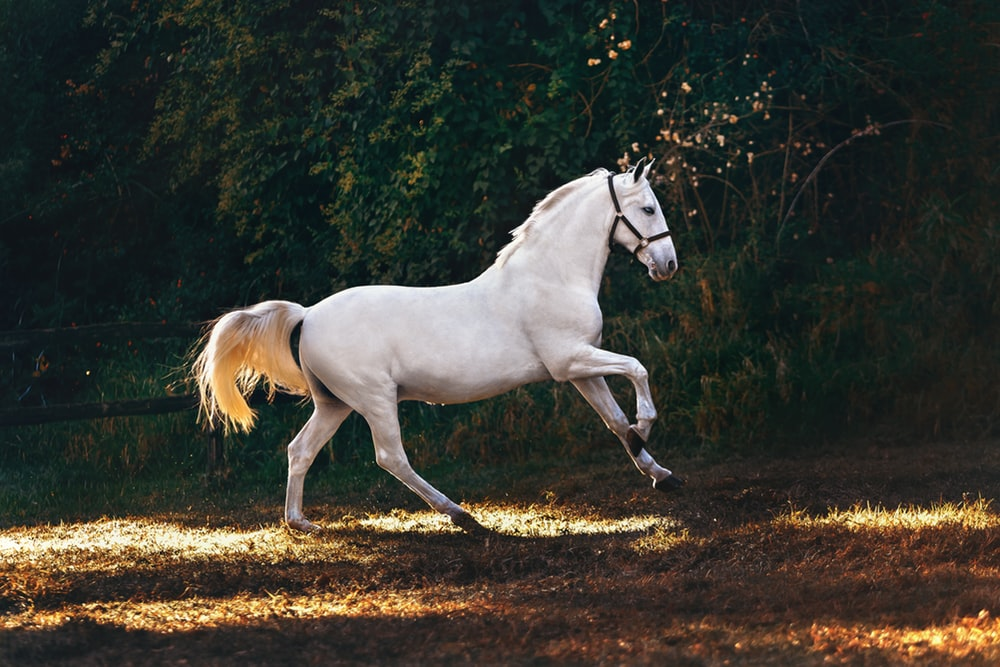
#> input picture Digital Image Processing/OpenCV/gallery/hourse.jpeg, 1000 x 667 px, found by its file name
$ python pixelHistogram.py
#> lines starting #> are read from the running program, lines starting #| are printed output that depends on the picture
import cv2
import numpy as np
import matplotlib.pyplot as plt


hourseImg = cv2.imread("../../gallery/hourse.jpeg", cv2.IMREAD_COLOR)
#> hourseImg is the input picture: shape (667, 1000, 3); mean B, G, R 49.1, 57, 57.5

e1 = cv2.getTickCount()
for i, chn in enumerate(["r", "g", "b"]):
    hist = cv2.calcHist([hourseImg], channels=[i], mask=None, histSize=[255], ranges=[0, 256])
    plt.plot(hist, color=chn)
e2 = cv2.getTickCount()
print((e2 - e1) / cv2.getTickFrequency())
print(cv2.useOptimized())
plt.xlim([0, 256])
plt.title("R-G-B pixels-histograms")
plt.xlabel("pixels")
plt.ylabel("frequency")
plt.show()
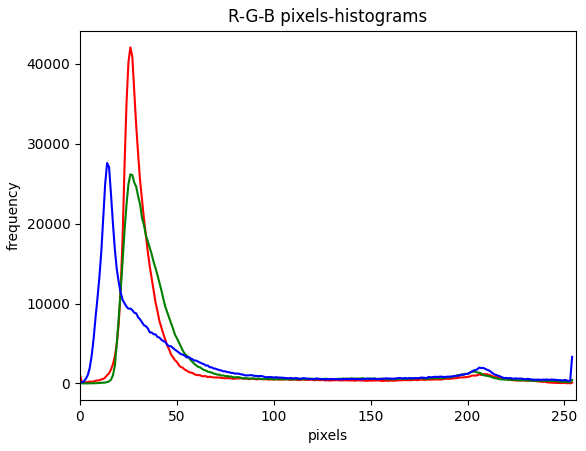
#> figure drawn by matplotlib, 1 panel; curve peaks at x = 26, y = 42078; curve peaks at x = 26, y = 26182; curve peaks at x = 14, y = 27599
